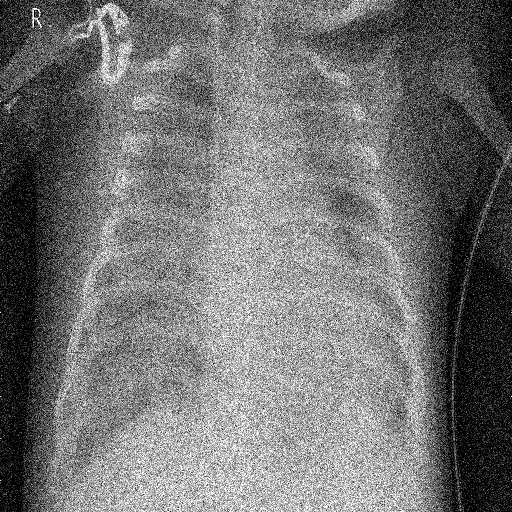
#> input picture Noise_Img.png, 512 x 512 px
$ python -i app.py   (imports and definitions only)
#> lines starting #> are read from the running program, lines starting #| are printed output that depends on the picture
#> further down, picture is the input picture: shape (512, 512); min 0, max 255, mean 115.1
"""
Streamlit App — FAFF: Adaptive Medical Image Enhancement
Frequency-Aware Adaptive Filter Fusion with Iterative Quality Optimization
"""

import streamlit as st
import numpy as np
import cv2
from PIL import Image
import io
import sys
import os
import matplotlib
# [1 line not run here, left out]
import matplotlib.pyplot as plt

sys.path.insert(0, os.path.join(os.path.dirname(__file__), 'src'))
from enhancer import (
    enhance_image,
    baseline_gaussian, baseline_unsharp_mask,
    baseline_laplacian, baseline_gaussian_highpass,
)

# ── Page Config ──────────────────────────────
# [46 lines not run here, left out]


def to_uint8(img):
    return (np.clip(img, 0, 1) * 255).astype(np.uint8)


def auto_detect_noise(img):
    """
    Detect noise from real medical image.
    Crops the center region to avoid black borders/background
    that are common in X-rays and misclassified as dark noise.
    """
    # Crop center 60% to avoid black X-ray borders
    h, w = img.shape
#> h = 512; w = 512
    cy, cx = h // 2, w // 2
#> cy = 256; cx = 256
    rh, rw = int(h * 0.3), int(w * 0.3)
#> rh = 153; rw = 153
    center = img[cy-rh:cy+rh, cx-rw:cx+rw]
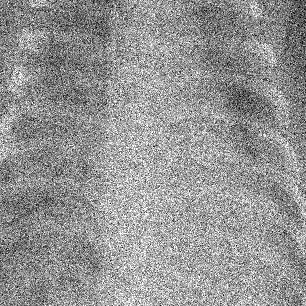
#> center: shape (306, 306); min 0, max 255, mean 148.2

    # Gaussian noise: measure local variance in center region
    blurred = cv2.GaussianBlur(img, (5, 5), 0)
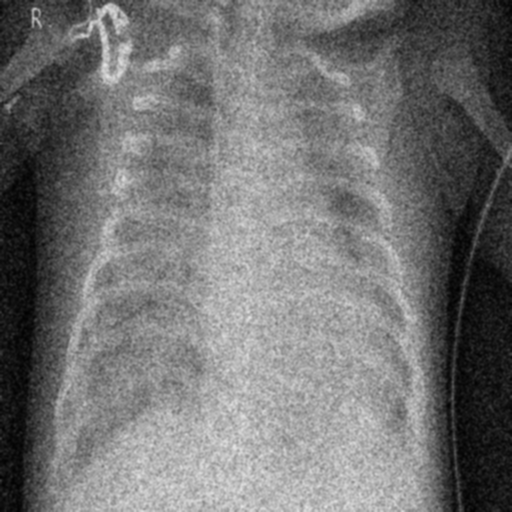
#> blurred: shape (512, 512); min 1, max 227, mean 115.1
    diff = img.astype(np.float32) - blurred.astype(np.float32)
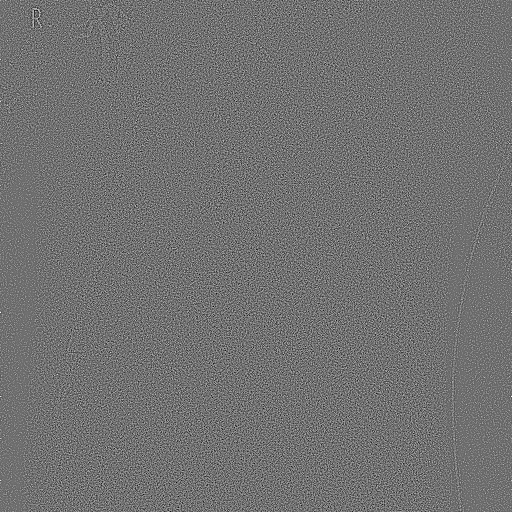
#> diff: shape (512, 512) float32; min -166, max 206, mean 0; drawn with min black and max white
    noise_std = float(np.std(diff))
#> noise_std = 34.11

    # S&P detection: only check isolated extreme pixels in center
    kernel = np.ones((3, 3), np.uint8)
    bright = (center > 250).astype(np.uint8)
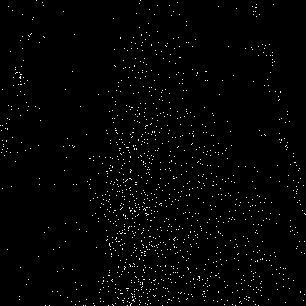
#> bright: shape (306, 306); values 0 (black) and 1 (white), 1.5% white in thin lines or dots
    dark   = (center < 5).astype(np.uint8)
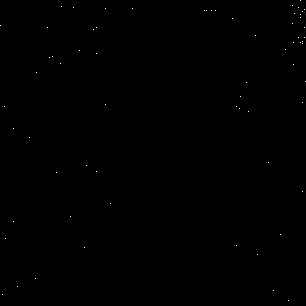
#> dark: shape (306, 306); values 0 (black) and 1 (white), 0.07% white in thin lines or dots
    bright_eroded = cv2.erode(bright, kernel, iterations=1)
#> bright_eroded: shape (306, 306); every value is 0
    dark_eroded   = cv2.erode(dark,   kernel, iterations=1)
    isolated_sp = np.sum(bright - bright_eroded) + np.sum(dark - dark_eroded)
#> isolated_sp = 1517
    sp_ratio = isolated_sp / center.size
#> sp_ratio = 0.0162

    noise_type  = 'Salt & Pepper' if sp_ratio > 0.002 else 'Gaussian'
#> noise_type = 'Salt & Pepper'
    noise_level = round(min(noise_std / 255.0, 1.0), 4)
#> noise_level = 0.134
    return noise_type, noise_level


# [54 lines left out: functions load_demo_image, plot_histogram, not called in this run]

# ── Sidebar ──────────────────────────────────
# [195 lines not run here, left out]

>>> import cv2
>>> picture = cv2.imread('Noise_Img.png', cv2.IMREAD_GRAYSCALE)
>>> result = auto_detect_noise(picture)
#> result = ('Salt & Pepper', 0.134)
